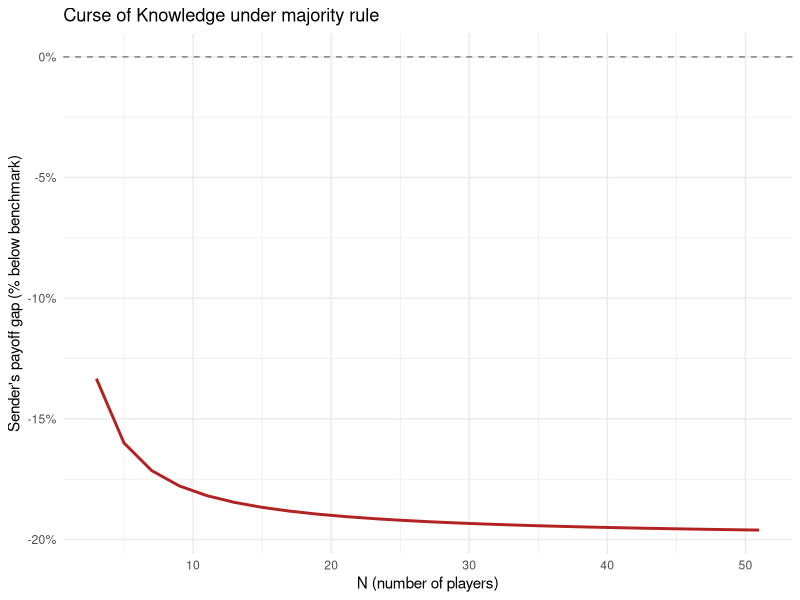
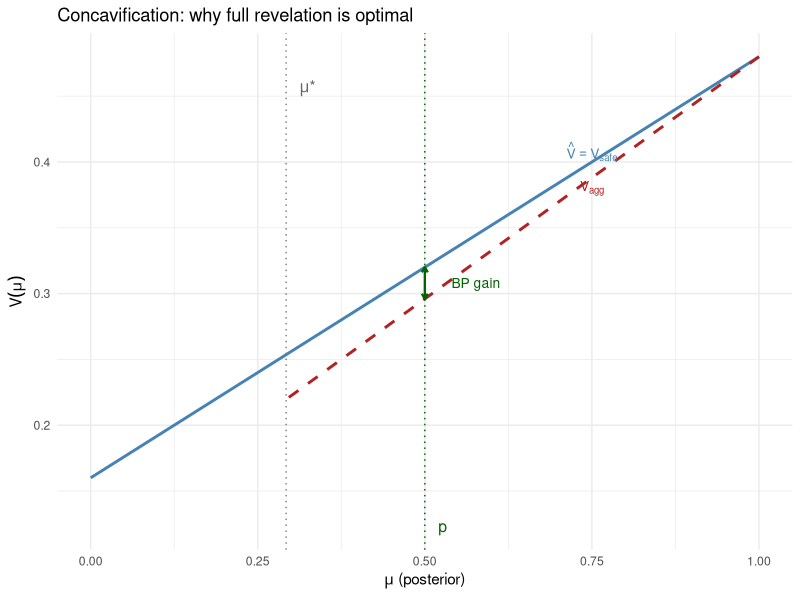
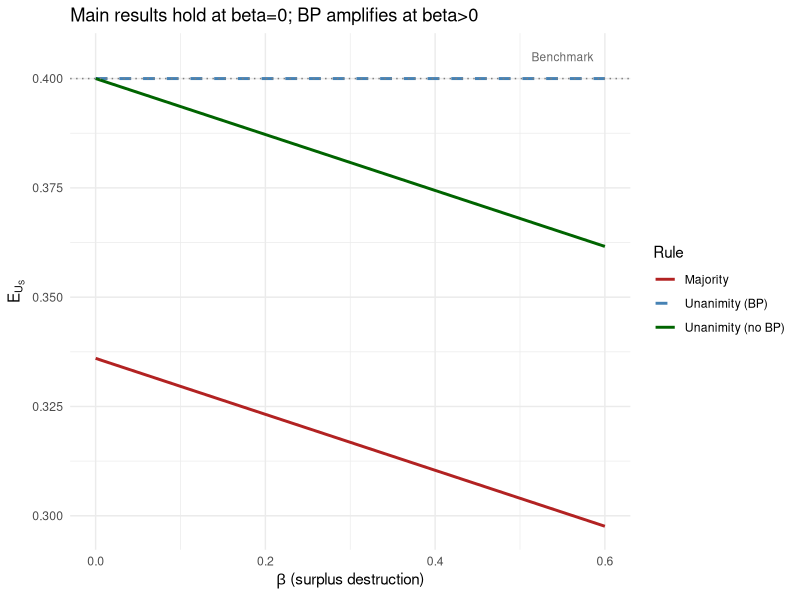

Generate these figures, in order, with R:
## ---- chunk 1
knitr::opts_chunk$set(echo = FALSE, message = FALSE, warning = FALSE, fig.pos = "H")
library(tidyverse)
library(knitr)
library(kableExtra)
## ---- chunk 2
N_vals <- c(3, 5, 7, 9, 11, 21, 51)
L <- 1; H <- 3; p <- 0.5; delta <- 0.8
E_omega <- p * H + (1 - p) * L

results <- tibble(
  N = N_vals,
  q = (N_vals - 1) / 2,
  E_S = (1/N_vals) * E_omega * (1 - q * delta / N_vals) +
        ((N_vals - 1) / N_vals) * (1 - p) * delta * L / N_vals,
  Benchmark = E_omega / N_vals,
  Pct_below = round(100 * (E_S - Benchmark) / Benchmark, 1)
)

kable(results, col.names = c("N", "q", "E[U_S]", "E[w]/N", "% below"),
      digits = 3, caption = "Curse of Knowledge: Sender's payoff under majority rule (L=1, H=3, p=0.5, delta=0.8).") %>%
  kable_styling(latex_options = "hold_position")
## ---- chunk 3
N_seq <- seq(3, 51, by = 2)
L <- 1; H <- 3; p <- 0.5; delta <- 0.8
E_omega <- p * H + (1 - p) * L

df_curse <- tibble(
  N = N_seq,
  q = (N_seq - 1) / 2,
  E_S = (1/N_seq) * E_omega * (1 - q * delta / N_seq) +
        ((N_seq - 1) / N_seq) * (1 - p) * delta * L / N_seq,
  Benchmark = E_omega / N_seq,
  Gap_pct = 100 * (E_S - Benchmark) / Benchmark
)

ggplot(df_curse, aes(x = N, y = Gap_pct)) +
  geom_line(linewidth = 1, color = "firebrick") +
  geom_hline(yintercept = 0, linetype = "dashed", color = "gray50") +
  labs(x = "N (number of players)", y = "Sender's payoff gap (% below benchmark)",
       title = "Curse of Knowledge under majority rule") +
  theme_minimal() +
  scale_y_continuous(labels = function(x) paste0(x, "%"))
## ---- chunk 4
N_vals <- c(3, 5, 7, 11)
L <- 1; H <- 3; p <- 0.5; delta <- 0.8
E_omega <- p * H + (1 - p) * L

comp <- tibble(
  N = N_vals,
  q_maj = (N_vals - 1) / 2,
  E_S_maj = (1/N_vals) * E_omega * (1 - q_maj * delta / N_vals) +
            ((N_vals - 1) / N_vals) * (1 - p) * delta * L / N_vals,
  E_S_unan = E_omega / N_vals,
  Curse_pct = round(100 * (E_S_maj - E_omega / N_vals) / (E_omega / N_vals), 1),
  Gain_pct = round(100 * (E_S_unan - E_S_maj) / E_S_maj, 0)
)

kable(comp,
      col.names = c("N", "q (maj)", "E[U_S] majority", "E[U_S] unanimity",
                     "Curse (%)", "Gain unan vs maj (%)"),
      digits = 3,
      caption = "Sender's payoff: majority vs. unanimity (L=1, H=3, p=0.5, delta=0.8). Under unanimity, the Sender recovers the symmetric benchmark. The gain equals the Curse avoided.") %>%
  kable_styling(latex_options = "hold_position")
## ---- chunk 5
N <- 5; L <- 1; H <- 3; delta <- 0.8; beta <- 0.3; p <- 0.5
gamma_val <- delta * beta / (N * (1 - delta))
mu_star <- L * (1 + gamma_val) / (H + L * (1 + gamma_val))

mu_seq <- seq(0, 1, length.out = 200)
V_safe <- delta * (mu_seq * H + (1 - mu_seq) * L) / N
V_agg <- mu_seq * delta * H / N + (1 - mu_seq) * delta * (1 - beta) * L / N

ggplot() +
  geom_line(data = tibble(mu = mu_seq, V = V_safe),
            aes(x = mu, y = V), color = "steelblue", linewidth = 1) +
  geom_line(data = tibble(mu = mu_seq[mu_seq > mu_star], V = V_agg[mu_seq > mu_star]),
            aes(x = mu, y = V), color = "firebrick", linewidth = 1, linetype = "dashed") +
  geom_segment(aes(x = p, xend = p,
                   y = p * delta * H / N + (1-p) * delta * (1-beta) * L / N,
                   yend = delta * (p * H + (1-p) * L) / N),
               arrow = arrow(length = unit(0.15, "cm"), ends = "both"),
               color = "darkgreen", linewidth = 0.8) +
  geom_vline(xintercept = mu_star, linetype = "dotted", color = "gray50") +
  geom_vline(xintercept = p, linetype = "dotted", color = "darkgreen") +
  annotate("text", x = mu_star + 0.02, y = max(V_safe) * 0.95, label = expression(mu*"*"),
           color = "gray40", size = 4, hjust = 0) +
  annotate("text", x = p + 0.02, y = min(V_agg) * 1.1, label = "p",
           color = "darkgreen", size = 4, hjust = 0) +
  annotate("text", x = p + 0.04, y = (delta * (p*H + (1-p)*L)/N + p*delta*H/N + (1-p)*delta*(1-beta)*L/N) / 2,
           label = "BP gain", color = "darkgreen", size = 3.5, hjust = 0) +
  annotate("text", x = 0.75, y = delta * (0.75*H + 0.25*L)/N + 0.008,
           label = expression(hat(V) == V[safe]), color = "steelblue", size = 3.5) +
  annotate("text", x = 0.75, y = 0.75*delta*H/N + 0.25*delta*(1-beta)*L/N - 0.008,
           label = expression(V[agg]), color = "firebrick", size = 3.5) +
  labs(x = expression(mu ~ "(posterior)"), y = expression(V(mu)),
       title = "Concavification: why full revelation is optimal") +
  theme_minimal() +
  theme(legend.position = "none")
## ---- chunk 6
beta_seq <- seq(0, 0.6, by = 0.01)
N <- 5; L <- 1; H <- 3; p <- 0.5; delta <- 0.8
E_omega <- p * H + (1 - p) * L
q_maj <- (N - 1) / 2

df_beta <- tibble(
  beta = beta_seq,
  Majority = (1/N) * E_omega * (1 - q_maj * delta / N) +
            ((N-1)/N) * (1-p) * delta * (1-beta_seq) * L / N,
  `Unanimity (no BP)` = (1/N) * E_omega * (1 - (N-1)*delta/N) +
                  ((N-1)/N) * (p*delta*H/N + (1-p)*delta*(1-beta_seq)*L/N),
  `Unanimity (BP)` = E_omega / N
) %>%
  pivot_longer(-beta, names_to = "Rule", values_to = "Payoff")

ggplot(df_beta, aes(x = beta, y = Payoff, color = Rule, linetype = Rule)) +
  geom_line(linewidth = 1) +
  labs(x = expression(beta ~ "(surplus destruction)"), y = expression(E[U[S]]),
       title = "Main results hold at beta=0; BP amplifies at beta>0") +
  theme_minimal() +
  scale_color_manual(values = c("firebrick", "steelblue", "darkgreen")) +
  scale_linetype_manual(values = c("solid", "dashed", "solid")) +
  geom_hline(yintercept = E_omega/N, linetype = "dotted", color = "gray50") +
  annotate("text", x = 0.55, y = E_omega/N + 0.005, label = "Benchmark", color = "gray40", size = 3)
